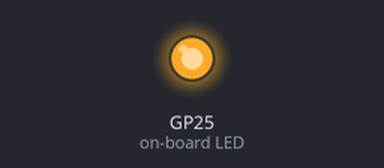
Recording of a program running on a simulated Raspberry Pi Pico running MicroPython. Shown: output pins drawn as LEDs (lit = HIGH). At 1.0 s the program stops and its outputs stay as they are.

Above: at 0.1 s.
At 1.1 s:
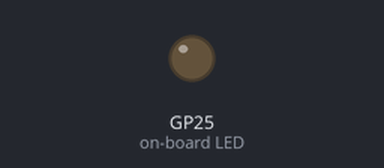
Timing chart, 0 to 2.5 s (numbered marks = the images above):
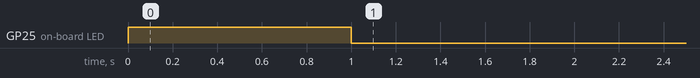

The program:

x.py
```python
from picozero import pico_led
from picozero import LED
import time

# pico 本体の LED を点灯します
led = pico_led

led.on()
# 1 秒待機します。
time.sleep(1)
# pico 本体の LED を消灯します
led.off()
```
